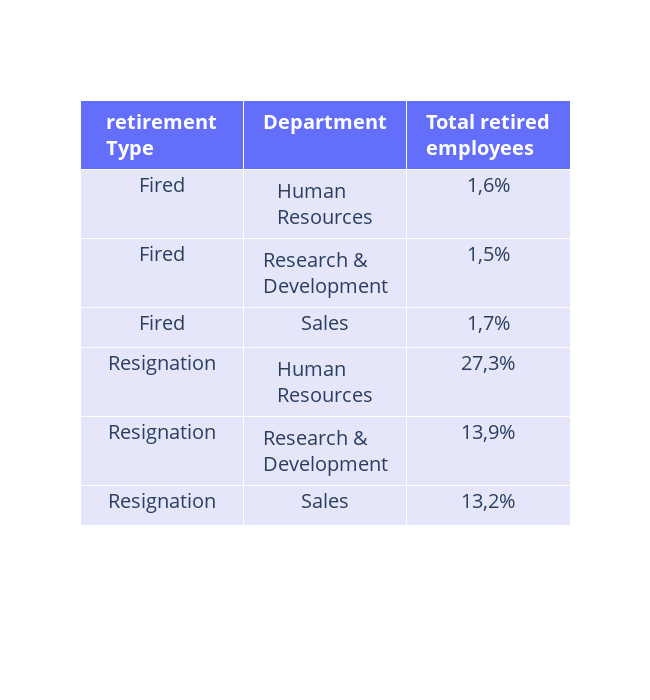

Notebook code cell kept with this figure:
### Code cell
#¿Cuál es el porcentaje de retiros por departamento?
base['Total retired employees'] = base['Total retired employees'].apply(lambda x: "1,6%" if (x == 3) else "1,5%" if (x == 44) else "1,7%" if (x == 23)  else "27,3%" if (x == 52) else "13,9%" if (x == 405) else "13,2%" )
base = base.rename(columns= {'Total retired employees': 'TotalRetiredEmployees'})

fig = go.Figure(data=[go.Table( header=dict(values=[['<b>retirement Type</b>'],
                  ['<b>Department</b>'], ['<b>Total retired employees</b>']],
                    fill_color='#636EFA',
align='center',
                    font_size=20,
                    font_color = 'white',
                    height=25),
                    cells=dict(values=[base.retirementType, base.Department, base.TotalRetiredEmployees],
               fill_color='lavender',
               align=['center', 'center'], 
               font_size=20,
               height=40))])

fig.update_layout(width=650, height=700)
fig.show()

### Figure 1 — Plotly figure (JSON) as saved in the notebook; plotly's stock layout.template omitted (floating-point values rounded to 4 significant figures)
{"data": [{"cells": {"align": ["center", "center"], "fill": {"color": "lavender"}, "font": {"size": 20}, "height": 40, "values": [["Fired", "Fired", "Fired", "Resignation", "Resignation", "Resignation"], ["Human Resources", "Research & Development", "Sales", "Human Resources", "Research & Development", "Sales"], ["1,6%", "1,5%", "1,7%", "27,3%", "13,9%", "13,2%"]]}, "header": {"align": "center", "fill": {"color": "#636EFA"}, "font": {"color": "white", "size": 20}, "height": 25, "values": [["<b>retirement Type</b>"], ["<b>Department</b>"], ["<b>Total retired employees</b>"]]}, "type": "table"}], "layout": {"height": 700, "width": 650}}
